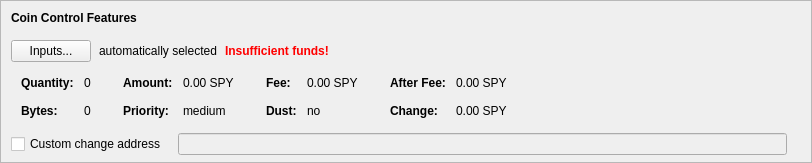
    <widget class="QFrame" name="frameCoinControl">
     <property name="sizePolicy">
      <sizepolicy hsizetype="Expanding" vsizetype="Expanding">
       <horstretch>0</horstretch>
       <verstretch>0</verstretch>
      </sizepolicy>
     </property>
     <property name="maximumSize">
      <size>
       <width>16777215</width>
       <height>16777215</height>
      </size>
     </property>
     <property name="frameShape">
      <enum>QFrame::StyledPanel</enum>
     </property>
     <property name="frameShadow">
      <enum>QFrame::Sunken</enum>
     </property>
     <layout class="QVBoxLayout" name="verticalLayoutCoinControl2">
      <property name="spacing">
       <number>0</number>
      </property>
      <property name="leftMargin">
       <number>0</number>
      </property>
      <property name="topMargin">
       <number>0</number>
      </property>
      <property name="rightMargin">
       <number>0</number>
      </property>
      <property name="bottomMargin">
       <number>6</number>
      </property>
      <item>
       <layout class="QVBoxLayout" name="verticalLayoutCoinControl" stretch="0,0,0,0,1">
        <property name="spacing">
         <number>0</number>
        </property>
        <property name="leftMargin">
         <number>10</number>
        </property>
        <property name="topMargin">
         <number>10</number>
        </property>
        <item>
         <layout class="QHBoxLayout" name="horizontalLayoutCoinControl1">
          <property name="bottomMargin">
           <number>15</number>
          </property>
          <item>
           <widget class="QLabel" name="labelCoinControlFeatures">
            <property name="sizePolicy">
             <sizepolicy hsizetype="Preferred" vsizetype="Maximum">
              <horstretch>0</horstretch>
              <verstretch>0</verstretch>
             </sizepolicy>
            </property>
            <property name="font">
             <font>
              <weight>75</weight>
              <bold>true</bold>
             </font>
            </property>
            <property name="styleSheet">
             <string notr="true">font-weight:bold;</string>
            </property>
            <property name="text">
             <string>Coin Control Features</string>
            </property>
           </widget>
          </item>
         </layout>
        </item>
        <item>
         <layout class="QHBoxLayout" name="horizontalLayoutCoinControl2" stretch="0,0,0,0">
          <property name="spacing">
           <number>8</number>
          </property>
          <property name="bottomMargin">
           <number>10</number>
          </property>
          <item>
           <widget class="QPushButton" name="pushButtonCoinControl">
            <property name="styleSheet">
             <string notr="true"/>
            </property>
            <property name="text">
             <string>Inputs...</string>
            </property>
            <property name="autoDefault">
             <bool>false</bool>
            </property>
           </widget>
          </item>
          <item>
           <widget class="QLabel" name="labelCoinControlAutomaticallySelected">
            <property name="text">
             <string>automatically selected</string>
            </property>
            <property name="margin">
             <number>5</number>
            </property>
           </widget>
          </item>
          <item>
           <widget class="QLabel" name="labelCoinControlInsuffFunds">
            <property name="font">
             <font>
              <weight>75</weight>
              <bold>true</bold>
             </font>
            </property>
            <property name="styleSheet">
             <string notr="true">color:red;font-weight:bold;</string>
            </property>
            <property name="text">
             <string>Insufficient funds!</string>
            </property>
            <property name="margin">
             <number>5</number>
            </property>
           </widget>
          </item>
          <item>
           <spacer name="horizontalSpacerCoinControl">
            <property name="orientation">
             <enum>Qt::Horizontal</enum>
            </property>
            <property name="sizeHint" stdset="0">
             <size>
              <width>40</width>
              <height>1</height>
             </size>
            </property>
           </spacer>
          </item>
         </layout>
        </item>
        <item>
         <widget class="QWidget" name="widgetCoinControl" native="true">
          <property name="sizePolicy">
           <sizepolicy hsizetype="Preferred" vsizetype="Preferred">
            <horstretch>0</horstretch>
            <verstretch>0</verstretch>
           </sizepolicy>
          </property>
          <property name="minimumSize">
           <size>
            <width>0</width>
            <height>0</height>
           </size>
          </property>
          <property name="styleSheet">
           <string notr="true"/>
          </property>
          <layout class="QHBoxLayout" name="horizontalLayoutCoinControl5">
           <property name="leftMargin">
            <number>0</number>
           </property>
           <property name="topMargin">
            <number>0</number>
           </property>
           <property name="rightMargin">
            <number>0</number>
           </property>
           <property name="bottomMargin">
            <number>0</number>
           </property>
           <item>
            <layout class="QHBoxLayout" name="horizontalLayoutCoinControl3" stretch="0,0,0,1">
             <property name="spacing">
              <number>20</number>
             </property>
             <property name="topMargin">
              <number>0</number>
             </property>
             <property name="bottomMargin">
              <number>10</number>
             </property>
             <item>
              <layout class="QFormLayout" name="formLayoutCoinControl1">
               <property name="horizontalSpacing">
                <number>10</number>
               </property>
               <property name="verticalSpacing">
                <number>14</number>
               </property>
               <property name="leftMargin">
                <number>10</number>
               </property>
               <property name="topMargin">
                <number>4</number>
               </property>
               <property name="rightMargin">
                <number>6</number>
               </property>
               <item row="0" column="0">
                <widget class="QLabel" name="labelCoinControlQuantityText">
                 <property name="font">
                  <font>
                   <weight>75</weight>
                   <bold>true</bold>
                  </font>
                 </property>
                 <property name="text">
                  <string>Quantity:</string>
                 </property>
                 <property name="margin">
                  <number>0</number>
                 </property>
                </widget>
               </item>
               <item row="0" column="1">
                <widget class="QLabel" name="labelCoinControlQuantity">
                 <property name="cursor">
                  <cursorShape>IBeamCursor</cursorShape>
                 </property>
                 <property name="contextMenuPolicy">
                  <enum>Qt::ActionsContextMenu</enum>
                 </property>
                 <property name="text">
                  <string notr="true">0</string>
                 </property>
                 <property name="margin">
                  <number>0</number>
                 </property>
                 <property name="textInteractionFlags">
                  <set>Qt::LinksAccessibleByMouse|Qt::TextSelectableByKeyboard|Qt::TextSelectableByMouse</set>
                 </property>
                </widget>
               </item>
               <item row="1" column="0">
                <widget class="QLabel" name="labelCoinControlBytesText">
                 <property name="font">
                  <font>
                   <weight>75</weight>
                   <bold>true</bold>
                  </font>
                 </property>
                 <property name="text">
                  <string>Bytes:</string>
                 </property>
                </widget>
               </item>
               <item row="1" column="1">
                <widget class="QLabel" name="labelCoinControlBytes">
                 <property name="cursor">
                  <cursorShape>IBeamCursor</cursorShape>
                 </property>
                 <property name="contextMenuPolicy">
                  <enum>Qt::ActionsContextMenu</enum>
                 </property>
                 <property name="text">
                  <string notr="true">0</string>
                 </property>
                 <property name="textInteractionFlags">
                  <set>Qt::LinksAccessibleByMouse|Qt::TextSelectableByKeyboard|Qt::TextSelectableByMouse</set>
                 </property>
                </widget>
               </item>
              </layout>
             </item>
             <item>
              <layout class="QFormLayout" name="formLayoutCoinControl2">
               <property name="horizontalSpacing">
                <number>10</number>
               </property>
               <property name="verticalSpacing">
                <number>14</number>
               </property>
               <property name="leftMargin">
                <number>6</number>
               </property>
               <property name="topMargin">
                <number>4</number>
               </property>
               <property name="rightMargin">
                <number>6</number>
               </property>
               <item row="0" column="0">
                <widget class="QLabel" name="labelCoinControlAmountText">
                 <property name="font">
                  <font>
                   <weight>75</weight>
                   <bold>true</bold>
                  </font>
                 </property>
                 <property name="text">
                  <string>Amount:</string>
                 </property>
                 <property name="margin">
                  <number>0</number>
                 </property>
                </widget>
               </item>
               <item row="0" column="1">
                <widget class="QLabel" name="labelCoinControlAmount">
                 <property name="cursor">
                  <cursorShape>IBeamCursor</cursorShape>
                 </property>
                 <property name="contextMenuPolicy">
                  <enum>Qt::ActionsContextMenu</enum>
                 </property>
                 <property name="text">
                  <string notr="true">0.00 SPY</string>
                 </property>
                 <property name="textInteractionFlags">
                  <set>Qt::LinksAccessibleByMouse|Qt::TextSelectableByKeyboard|Qt::TextSelectableByMouse</set>
                 </property>
                </widget>
               </item>
               <item row="1" column="0">
                <widget class="QLabel" name="labelCoinControlPriorityText">
                 <property name="font">
                  <font>
                   <weight>75</weight>
                   <bold>true</bold>
                  </font>
                 </property>
                 <property name="text">
                  <string>Priority:</string>
                 </property>
                </widget>
               </item>
               <item row="1" column="1">
                <widget class="QLabel" name="labelCoinControlPriority">
                 <property name="cursor">
                  <cursorShape>IBeamCursor</cursorShape>
                 </property>
                 <property name="contextMenuPolicy">
                  <enum>Qt::ActionsContextMenu</enum>
                 </property>
                 <property name="text">
                  <string>medium</string>
                 </property>
                 <property name="textInteractionFlags">
                  <set>Qt::LinksAccessibleByMouse|Qt::TextSelectableByKeyboard|Qt::TextSelectableByMouse</set>
                 </property>
                </widget>
               </item>
              </layout>
             </item>
             <item>
              <layout class="QFormLayout" name="formLayoutCoinControl3">
               <property name="horizontalSpacing">
                <number>10</number>
               </property>
               <property name="verticalSpacing">
                <number>14</number>
               </property>
               <property name="leftMargin">
                <number>6</number>
               </property>
               <property name="topMargin">
                <number>4</number>
               </property>
               <property name="rightMargin">
                <number>6</number>
               </property>
               <item row="0" column="0">
                <widget class="QLabel" name="labelCoinControlFeeText">
                 <property name="font">
                  <font>
                   <weight>75</weight>
                   <bold>true</bold>
                  </font>
                 </property>
                 <property name="text">
                  <string>Fee:</string>
                 </property>
                 <property name="margin">
                  <number>0</number>
                 </property>
                </widget>
               </item>
               <item row="0" column="1">
                <widget class="QLabel" name="labelCoinControlFee">
                 <property name="cursor">
                  <cursorShape>IBeamCursor</cursorShape>
                 </property>
                 <property name="contextMenuPolicy">
                  <enum>Qt::ActionsContextMenu</enum>
                 </property>
                 <property name="text">
                  <string notr="true">0.00 SPY</string>
                 </property>
                 <property name="textInteractionFlags">
                  <set>Qt::LinksAccessibleByMouse|Qt::TextSelectableByKeyboard|Qt::TextSelectableByMouse</set>
                 </property>
                </widget>
               </item>
               <item row="1" column="0">
                <widget class="QLabel" name="labelCoinControlLowOutputText">
                 <property name="font">
                  <font>
                   <weight>75</weight>
                   <bold>true</bold>
                  </font>
                 </property>
                 <property name="text">
                  <string>Dust:</string>
                 </property>
                </widget>
               </item>
               <item row="1" column="1">
                <widget class="QLabel" name="labelCoinControlLowOutput">
                 <property name="cursor">
                  <cursorShape>IBeamCursor</cursorShape>
                 </property>
                 <property name="contextMenuPolicy">
                  <enum>Qt::ActionsContextMenu</enum>
                 </property>
                 <property name="text">
                  <string>no</string>
                 </property>
                 <property name="textInteractionFlags">
                  <set>Qt::LinksAccessibleByMouse|Qt::TextSelectableByKeyboard|Qt::TextSelectableByMouse</set>
                 </property>
                </widget>
               </item>
              </layout>
             </item>
             <item>
              <layout class="QFormLayout" name="formLayoutCoinControl4">
               <property name="horizontalSpacing">
                <number>10</number>
               </property>
               <property name="verticalSpacing">
                <number>14</number>
               </property>
               <property name="leftMargin">
                <number>6</number>
               </property>
               <property name="topMargin">
                <number>4</number>
               </property>
               <property name="rightMargin">
                <number>6</number>
               </property>
               <item row="0" column="0">
                <widget class="QLabel" name="labelCoinControlAfterFeeText">
                 <property name="font">
                  <font>
                   <weight>75</weight>
                   <bold>true</bold>
                  </font>
                 </property>
                 <property name="text">
                  <string>After Fee:</string>
                 </property>
                 <property name="margin">
                  <number>0</number>
                 </property>
                </widget>
               </item>
               <item row="0" column="1">
                <widget class="QLabel" name="labelCoinControlAfterFee">
                 <property name="cursor">
                  <cursorShape>IBeamCursor</cursorShape>
                 </property>
                 <property name="contextMenuPolicy">
                  <enum>Qt::ActionsContextMenu</enum>
                 </property>
                 <property name="text">
                  <string notr="true">0.00 SPY</string>
                 </property>
                 <property name="textInteractionFlags">
                  <set>Qt::LinksAccessibleByMouse|Qt::TextSelectableByKeyboard|Qt::TextSelectableByMouse</set>
                 </property>
                </widget>
               </item>
               <item row="1" column="0">
                <widget class="QLabel" name="labelCoinControlChangeText">
                 <property name="font">
                  <font>
                   <weight>75</weight>
                   <bold>true</bold>
                  </font>
                 </property>
                 <property name="text">
                  <string>Change:</string>
                 </property>
                </widget>
               </item>
               <item row="1" column="1">
                <widget class="QLabel" name="labelCoinControlChange">
                 <property name="cursor">
                  <cursorShape>IBeamCursor</cursorShape>
                 </property>
                 <property name="contextMenuPolicy">
                  <enum>Qt::ActionsContextMenu</enum>
                 </property>
                 <property name="text">
                  <string notr="true">0.00 SPY</string>
                 </property>
                 <property name="textInteractionFlags">
                  <set>Qt::LinksAccessibleByMouse|Qt::TextSelectableByKeyboard|Qt::TextSelectableByMouse</set>
                 </property>
                </widget>
               </item>
              </layout>
             </item>
            </layout>
           </item>
          </layout>
         </widget>
        </item>
        <item>
         <layout class="QHBoxLayout" name="horizontalLayoutCoinControl4" stretch="0,0,0">
          <property name="spacing">
           <number>12</number>
          </property>
          <property name="sizeConstraint">
           <enum>QLayout::SetDefaultConstraint</enum>
          </property>
          <property name="topMargin">
           <number>5</number>
          </property>
          <property name="rightMargin">
           <number>5</number>
          </property>
          <item>
           <widget class="QCheckBox" name="checkBoxCoinControlChange">
            <property name="palette">
             <palette>
              <active>
               <colorrole role="WindowText">
                <brush brushstyle="SolidPattern">
                 <color alpha="255">
                  <red>0</red>
                  <green>0</green>
                  <blue>0</blue>
                 </color>
                </brush>
               </colorrole>
               <colorrole role="Button">
                <brush brushstyle="SolidPattern">
                 <color alpha="255">
                  <red>255</red>
                  <green>255</green>
                  <blue>255</blue>
                 </color>
                </brush>
               </colorrole>
               <colorrole role="Light">
                <brush brushstyle="SolidPattern">
                 <color alpha="255">
                  <red>255</red>
                  <green>255</green>
                  <blue>255</blue>
                 </color>
                </brush>
               </colorrole>
               <colorrole role="Midlight">
                <brush brushstyle="SolidPattern">
                 <color alpha="255">
                  <red>255</red>
                  <green>255</green>
                  <blue>255</blue>
                 </color>
                </brush>
               </colorrole>
               <colorrole role="Dark">
                <brush brushstyle="SolidPattern">
                 <color alpha="255">
                  <red>127</red>
                  <green>127</green>
                  <blue>127</blue>
                 </color>
                </brush>
               </colorrole>
               <colorrole role="Mid">
                <brush brushstyle="SolidPattern">
                 <color alpha="255">
                  <red>170</red>
                  <green>170</green>
                  <blue>170</blue>
                 </color>
                </brush>
               </colorrole>
               <colorrole role="Text">
                <brush brushstyle="SolidPattern">
                 <color alpha="255">
                  <red>0</red>
                  <green>0</green>
                  <blue>0</blue>
                 </color>
                </brush>
               </colorrole>
               <colorrole role="BrightText">
                <brush brushstyle="SolidPattern">
                 <color alpha="255">
                  <red>255</red>
                  <green>255</green>
                  <blue>255</blue>
                 </color>
                </brush>
               </colorrole>
               <colorrole role="ButtonText">
                <brush brushstyle="SolidPattern">
                 <color alpha="255">
                  <red>0</red>
                  <green>0</green>
                  <blue>0</blue>
                 </color>
                </brush>
               </colorrole>
               <colorrole role="Base">
                <brush brushstyle="SolidPattern">
                 <color alpha="255">
                  <red>255</red>
                  <green>255</green>
                  <blue>255</blue>
                 </color>
                </brush>
               </colorrole>
               <colorrole role="Window">
                <brush brushstyle="SolidPattern">
                 <color alpha="255">
                  <red>255</red>
                  <green>255</green>
                  <blue>255</blue>
                 </color>
                </brush>
               </colorrole>
               <colorrole role="Shadow">
                <brush brushstyle="SolidPattern">
                 <color alpha="255">
                  <red>0</red>
                  <green>0</green>
                  <blue>0</blue>
                 </color>
                </brush>
               </colorrole>
               <colorrole role="AlternateBase">
                <brush brushstyle="SolidPattern">
                 <color alpha="255">
                  <red>255</red>
                  <green>255</green>
                  <blue>255</blue>
                 </color>
                </brush>
               </colorrole>
               <colorrole role="ToolTipBase">
                <brush brushstyle="SolidPattern">
                 <color alpha="255">
                  <red>255</red>
                  <green>255</green>
                  <blue>220</blue>
                 </color>
                </brush>
               </colorrole>
               <colorrole role="ToolTipText">
                <brush brushstyle="SolidPattern">
                 <color alpha="255">
                  <red>0</red>
                  <green>0</green>
                  <blue>0</blue>
                 </color>
                </brush>
               </colorrole>
              </active>
              <inactive>
               <colorrole role="WindowText">
                <brush brushstyle="SolidPattern">
                 <color alpha="255">
                  <red>0</red>
                  <green>0</green>
                  <blue>0</blue>
                 </color>
                </brush>
               </colorrole>
               <colorrole role="Button">
                <brush brushstyle="SolidPattern">
                 <color alpha="255">
                  <red>255</red>
                  <green>255</green>
                  <blue>255</blue>
                 </color>
                </brush>
               </colorrole>
               <colorrole role="Light">
                <brush brushstyle="SolidPattern">
                 <color alpha="255">
                  <red>255</red>
                  <green>255</green>
                  <blue>255</blue>
                 </color>
                </brush>
               </colorrole>
               <colorrole role="Midlight">
                <brush brushstyle="SolidPattern">
                 <color alpha="255">
                  <red>255</red>
                  <green>255</green>
                  <blue>255</blue>
                 </color>
                </brush>
               </colorrole>
               <colorrole role="Dark">
                <brush brushstyle="SolidPattern">
                 <color alpha="255">
                  <red>127</red>
                  <green>127</green>
                  <blue>127</blue>
                 </color>
                </brush>
               </colorrole>
               <colorrole role="Mid">
                <brush brushstyle="SolidPattern">
                 <color alpha="255">
                  <red>170</red>
                  <green>170</green>
                  <blue>170</blue>
                 </color>
                </brush>
               </colorrole>
               <colorrole role="Text">
                <brush brushstyle="SolidPattern">
                 <color alpha="255">
                  <red>0</red>
                  <green>0</green>
                  <blue>0</blue>
                 </color>
                </brush>
               </colorrole>
               <colorrole role="BrightText">
                <brush brushstyle="SolidPattern">
                 <color alpha="255">
                  <red>255</red>
                  <green>255</green>
                  <blue>255</blue>
                 </color>
                </brush>
               </colorrole>
               <colorrole role="ButtonText">
                <brush brushstyle="SolidPattern">
                 <color alpha="255">
                  <red>0</red>
                  <green>0</green>
                  <blue>0</blue>
                 </color>
                </brush>
               </colorrole>
               <colorrole role="Base">
                <brush brushstyle="SolidPattern">
                 <color alpha="255">
                  <red>255</red>
                  <green>255</green>
                  <blue>255</blue>
                 </color>
                </brush>
               </colorrole>
               <colorrole role="Window">
                <brush brushstyle="SolidPattern">
                 <color alpha="255">
                  <red>255</red>
                  <green>255</green>
                  <blue>255</blue>
                 </color>
                </brush>
               </colorrole>
               <colorrole role="Shadow">
                <brush brushstyle="SolidPattern">
                 <color alpha="255">
                  <red>0</red>
                  <green>0</green>
                  <blue>0</blue>
                 </color>
                </brush>
               </colorrole>
               <colorrole role="AlternateBase">
                <brush brushstyle="SolidPattern">
                 <color alpha="255">
                  <red>255</red>
                  <green>255</green>
                  <blue>255</blue>
                 </color>
                </brush>
               </colorrole>
               <colorrole role="ToolTipBase">
                <brush brushstyle="SolidPattern">
                 <color alpha="255">
                  <red>255</red>
                  <green>255</green>
                  <blue>220</blue>
                 </color>
                </brush>
               </colorrole>
               <colorrole role="ToolTipText">
                <brush brushstyle="SolidPattern">
                 <color alpha="255">
                  <red>0</red>
                  <green>0</green>
                  <blue>0</blue>
                 </color>
                </brush>
               </colorrole>
              </inactive>
              <disabled>
               <colorrole role="WindowText">
                <brush brushstyle="SolidPattern">
                 <color alpha="255">
                  <red>127</red>
                  <green>127</green>
                  <blue>127</blue>
                 </color>
                </brush>
               </colorrole>
               <colorrole role="Button">
                <brush brushstyle="SolidPattern">
                 <color alpha="255">
                  <red>255</red>
                  <green>255</green>
                  <blue>255</blue>
                 </color>
                </brush>
               </colorrole>
               <colorrole role="Light">
                <brush brushstyle="SolidPattern">
                 <color alpha="255">
                  <red>255</red>
                  <green>255</green>
                  <blue>255</blue>
                 </color>
                </brush>
               </colorrole>
               <colorrole role="Midlight">
                <brush brushstyle="SolidPattern">
                 <color alpha="255">
                  <red>255</red>
                  <green>255</green>
                  <blue>255</blue>
                 </color>
                </brush>
               </colorrole>
               <colorrole role="Dark">
                <brush brushstyle="SolidPattern">
                 <color alpha="255">
                  <red>127</red>
                  <green>127</green>
                  <blue>127</blue>
                 </color>
                </brush>
               </colorrole>
               <colorrole role="Mid">
                <brush brushstyle="SolidPattern">
                 <color alpha="255">
                  <red>170</red>
                  <green>170</green>
                  <blue>170</blue>
                 </color>
                </brush>
               </colorrole>
               <colorrole role="Text">
                <brush brushstyle="SolidPattern">
                 <color alpha="255">
                  <red>127</red>
                  <green>127</green>
                  <blue>127</blue>
                 </color>
                </brush>
               </colorrole>
               <colorrole role="BrightText">
                <brush brushstyle="SolidPattern">
                 <color alpha="255">
                  <red>255</red>
                  <green>255</green>
                  <blue>255</blue>
                 </color>
                </brush>
               </colorrole>
               <colorrole role="ButtonText">
                <brush brushstyle="SolidPattern">
                 <color alpha="255">
                  <red>127</red>
                  <green>127</green>
                  <blue>127</blue>
                 </color>
                </brush>
               </colorrole>
               <colorrole role="Base">
                <brush brushstyle="SolidPattern">
                 <color alpha="255">
                  <red>255</red>
                  <green>255</green>
                  <blue>255</blue>
                 </color>
                </brush>
               </colorrole>
               <colorrole role="Window">
                <brush brushstyle="SolidPattern">
                 <color alpha="255">
                  <red>255</red>
                  <green>255</green>
                  <blue>255</blue>
                 </color>
                </brush>
               </colorrole>
               <colorrole role="Shadow">
                <brush brushstyle="SolidPattern">
                 <color alpha="255">
                  <red>0</red>
                  <green>0</green>
                  <blue>0</blue>
                 </color>
                </brush>
               </colorrole>
               <colorrole role="AlternateBase">
                <brush brushstyle="SolidPattern">
                 <color alpha="255">
                  <red>255</red>
                  <green>255</green>
                  <blue>255</blue>
                 </color>
                </brush>
               </colorrole>
               <colorrole role="ToolTipBase">
                <brush brushstyle="SolidPattern">
                 <color alpha="255">
                  <red>255</red>
                  <green>255</green>
                  <blue>220</blue>
                 </color>
                </brush>
               </colorrole>
               <colorrole role="ToolTipText">
                <brush brushstyle="SolidPattern">
                 <color alpha="255">
                  <red>0</red>
                  <green>0</green>
                  <blue>0</blue>
                 </color>
                </brush>
               </colorrole>
              </disabled>
             </palette>
            </property>
            <property name="toolTip">
             <string>If this is activated, but the change address is empty or invalid, change will be sent to a newly generated address.</string>
            </property>
            <property name="text">
             <string>Custom change address</string>
            </property>
           </widget>
          </item>
          <item>
           <widget class="QValidatedLineEdit" name="lineEditCoinControlChange">
            <property name="enabled">
             <bool>false</bool>
            </property>
            <property name="sizePolicy">
             <sizepolicy hsizetype="Expanding" vsizetype="Fixed">
              <horstretch>0</horstretch>
              <verstretch>0</verstretch>
             </sizepolicy>
            </property>
           </widget>
          </item>
          <item>
           <widget class="QLabel" name="labelCoinControlChangeLabel">
            <property name="sizePolicy">
             <sizepolicy hsizetype="Preferred" vsizetype="Expanding">
              <horstretch>0</horstretch>
              <verstretch>0</verstretch>
             </sizepolicy>
            </property>
            <property name="minimumSize">
             <size>
              <width>0</width>
              <height>0</height>
             </size>
            </property>
            <property name="text">
             <string/>
            </property>
            <property name="margin">
             <number>3</number>
            </property>
           </widget>
          </item>
         </layout>
        </item>
        <item>
         <spacer name="verticalSpacerCoinControl">
          <property name="orientation">
           <enum>Qt::Vertical</enum>
          </property>
          <property name="sizeHint" stdset="0">
           <size>
            <width>800</width>
            <height>1</height>
           </size>
          </property>
         </spacer>
        </item>
       </layout>
      </item>
     </layout>
    </widget>
